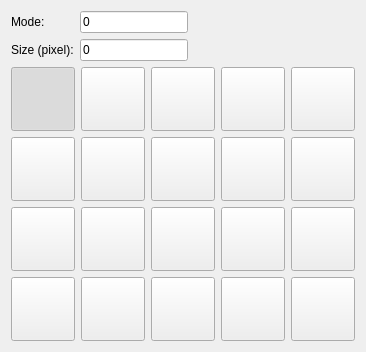
<?xml version="1.0" encoding="UTF-8"?>
<ui version="4.0">
 <class>PointDisplaySettings</class>
 <widget class="QWidget" name="PointDisplaySettings">
  <property name="geometry">
   <rect>
    <x>0</x>
    <y>0</y>
    <width>336</width>
    <height>350</height>
   </rect>
  </property>
  <layout class="QVBoxLayout" name="verticalLayout">
   <item>
    <layout class="QHBoxLayout" name="horizontalLayout">
     <item>
      <layout class="QGridLayout" name="gridLayout_2">
       <item row="0" column="0">
        <widget class="QLabel" name="label_2">
         <property name="text">
          <string>Mode:</string>
         </property>
        </widget>
       </item>
       <item row="0" column="1">
        <widget class="QLineEdit" name="Mode">
         <property name="text">
          <string notr="true">0</string>
         </property>
         <property name="readOnly">
          <bool>true</bool>
         </property>
        </widget>
       </item>
       <item row="1" column="0">
        <widget class="QLabel" name="label">
         <property name="text">
          <string>Size (pixel):</string>
         </property>
        </widget>
       </item>
       <item row="1" column="1">
        <widget class="QLineEdit" name="Size">
         <property name="text">
          <string notr="true">0</string>
         </property>
         <property name="angle" stdset="0">
          <bool>false</bool>
         </property>
         <property name="defaultUnit" stdset="0">
          <number>0</number>
         </property>
        </widget>
       </item>
      </layout>
     </item>
     <item>
      <spacer name="horizontalSpacer_2">
       <property name="orientation">
        <enum>Qt::Horizontal</enum>
       </property>
       <property name="sizeHint" stdset="0">
        <size>
         <width>40</width>
         <height>20</height>
        </size>
       </property>
      </spacer>
     </item>
    </layout>
   </item>
   <item>
    <layout class="QGridLayout" name="gridLayout">
     <item row="2" column="2">
      <widget class="QPushButton" name="Button66">
       <property name="sizePolicy">
        <sizepolicy hsizetype="MinimumExpanding" vsizetype="Fixed">
         <horstretch>0</horstretch>
         <verstretch>0</verstretch>
        </sizepolicy>
       </property>
       <property name="minimumSize">
        <size>
         <width>64</width>
         <height>64</height>
        </size>
       </property>
       <property name="icon">
        <iconset>
         <normaloff>Icons/pd66.svg</normaloff>Icons/pd66.svg</iconset>
       </property>
       <property name="iconSize">
        <size>
         <width>48</width>
         <height>48</height>
        </size>
       </property>
       <property name="checkable">
        <bool>true</bool>
       </property>
       <property name="autoExclusive">
        <bool>true</bool>
       </property>
      </widget>
     </item>
     <item row="0" column="0">
      <widget class="QPushButton" name="Button0">
       <property name="sizePolicy">
        <sizepolicy hsizetype="MinimumExpanding" vsizetype="Fixed">
         <horstretch>0</horstretch>
         <verstretch>0</verstretch>
        </sizepolicy>
       </property>
       <property name="minimumSize">
        <size>
         <width>64</width>
         <height>64</height>
        </size>
       </property>
       <property name="icon">
        <iconset>
         <normaloff>Icons/pd0.svg</normaloff>Icons/pd0.svg</iconset>
       </property>
       <property name="iconSize">
        <size>
         <width>48</width>
         <height>48</height>
        </size>
       </property>
       <property name="checkable">
        <bool>true</bool>
       </property>
       <property name="checked">
        <bool>true</bool>
       </property>
       <property name="autoExclusive">
        <bool>true</bool>
       </property>
       <property name="autoDefault">
        <bool>true</bool>
       </property>
       <property name="default">
        <bool>false</bool>
       </property>
       <property name="flat">
        <bool>false</bool>
       </property>
      </widget>
     </item>
     <item row="3" column="3">
      <widget class="QPushButton" name="Button99">
       <property name="sizePolicy">
        <sizepolicy hsizetype="MinimumExpanding" vsizetype="Fixed">
         <horstretch>0</horstretch>
         <verstretch>0</verstretch>
        </sizepolicy>
       </property>
       <property name="minimumSize">
        <size>
         <width>64</width>
         <height>64</height>
        </size>
       </property>
       <property name="icon">
        <iconset>
         <normaloff>Icons/pd99.svg</normaloff>Icons/pd99.svg</iconset>
       </property>
       <property name="iconSize">
        <size>
         <width>48</width>
         <height>48</height>
        </size>
       </property>
       <property name="checkable">
        <bool>true</bool>
       </property>
       <property name="autoExclusive">
        <bool>true</bool>
       </property>
      </widget>
     </item>
     <item row="1" column="4">
      <widget class="QPushButton" name="Button36">
       <property name="sizePolicy">
        <sizepolicy hsizetype="MinimumExpanding" vsizetype="Fixed">
         <horstretch>0</horstretch>
         <verstretch>0</verstretch>
        </sizepolicy>
       </property>
       <property name="minimumSize">
        <size>
         <width>64</width>
         <height>64</height>
        </size>
       </property>
       <property name="icon">
        <iconset>
         <normaloff>Icons/pd36.svg</normaloff>Icons/pd36.svg</iconset>
       </property>
       <property name="iconSize">
        <size>
         <width>48</width>
         <height>48</height>
        </size>
       </property>
       <property name="checkable">
        <bool>true</bool>
       </property>
       <property name="autoExclusive">
        <bool>true</bool>
       </property>
      </widget>
     </item>
     <item row="1" column="2">
      <widget class="QPushButton" name="Button34">
       <property name="sizePolicy">
        <sizepolicy hsizetype="MinimumExpanding" vsizetype="Fixed">
         <horstretch>0</horstretch>
         <verstretch>0</verstretch>
        </sizepolicy>
       </property>
       <property name="minimumSize">
        <size>
         <width>64</width>
         <height>64</height>
        </size>
       </property>
       <property name="icon">
        <iconset>
         <normaloff>Icons/pd34.svg</normaloff>Icons/pd34.svg</iconset>
       </property>
       <property name="iconSize">
        <size>
         <width>48</width>
         <height>48</height>
        </size>
       </property>
       <property name="checkable">
        <bool>true</bool>
       </property>
       <property name="autoExclusive">
        <bool>true</bool>
       </property>
      </widget>
     </item>
     <item row="3" column="2">
      <widget class="QPushButton" name="Button98">
       <property name="sizePolicy">
        <sizepolicy hsizetype="MinimumExpanding" vsizetype="Fixed">
         <horstretch>0</horstretch>
         <verstretch>0</verstretch>
        </sizepolicy>
       </property>
       <property name="minimumSize">
        <size>
         <width>64</width>
         <height>64</height>
        </size>
       </property>
       <property name="icon">
        <iconset>
         <normaloff>Icons/pd98.svg</normaloff>Icons/pd98.svg</iconset>
       </property>
       <property name="iconSize">
        <size>
         <width>48</width>
         <height>48</height>
        </size>
       </property>
       <property name="checkable">
        <bool>true</bool>
       </property>
       <property name="autoExclusive">
        <bool>true</bool>
       </property>
      </widget>
     </item>
     <item row="2" column="0">
      <widget class="QPushButton" name="Button64">
       <property name="sizePolicy">
        <sizepolicy hsizetype="MinimumExpanding" vsizetype="Fixed">
         <horstretch>0</horstretch>
         <verstretch>0</verstretch>
        </sizepolicy>
       </property>
       <property name="minimumSize">
        <size>
         <width>64</width>
         <height>64</height>
        </size>
       </property>
       <property name="icon">
        <iconset>
         <normaloff>Icons/pd64.svg</normaloff>Icons/pd64.svg</iconset>
       </property>
       <property name="iconSize">
        <size>
         <width>48</width>
         <height>48</height>
        </size>
       </property>
       <property name="checkable">
        <bool>true</bool>
       </property>
       <property name="autoExclusive">
        <bool>true</bool>
       </property>
      </widget>
     </item>
     <item row="0" column="1">
      <widget class="QPushButton" name="Button1">
       <property name="sizePolicy">
        <sizepolicy hsizetype="MinimumExpanding" vsizetype="Fixed">
         <horstretch>0</horstretch>
         <verstretch>0</verstretch>
        </sizepolicy>
       </property>
       <property name="minimumSize">
        <size>
         <width>64</width>
         <height>64</height>
        </size>
       </property>
       <property name="autoFillBackground">
        <bool>false</bool>
       </property>
       <property name="icon">
        <iconset>
         <normaloff>Icons/pd1.svg</normaloff>Icons/pd1.svg</iconset>
       </property>
       <property name="iconSize">
        <size>
         <width>48</width>
         <height>48</height>
        </size>
       </property>
       <property name="checkable">
        <bool>true</bool>
       </property>
       <property name="checked">
        <bool>false</bool>
       </property>
       <property name="autoExclusive">
        <bool>true</bool>
       </property>
      </widget>
     </item>
     <item row="0" column="4">
      <widget class="QPushButton" name="Button4">
       <property name="sizePolicy">
        <sizepolicy hsizetype="MinimumExpanding" vsizetype="Fixed">
         <horstretch>0</horstretch>
         <verstretch>0</verstretch>
        </sizepolicy>
       </property>
       <property name="minimumSize">
        <size>
         <width>64</width>
         <height>64</height>
        </size>
       </property>
       <property name="icon">
        <iconset>
         <normaloff>Icons/pd4.svg</normaloff>Icons/pd4.svg</iconset>
       </property>
       <property name="iconSize">
        <size>
         <width>48</width>
         <height>48</height>
        </size>
       </property>
       <property name="checkable">
        <bool>true</bool>
       </property>
       <property name="autoExclusive">
        <bool>true</bool>
       </property>
      </widget>
     </item>
     <item row="0" column="2">
      <widget class="QPushButton" name="Button2">
       <property name="sizePolicy">
        <sizepolicy hsizetype="MinimumExpanding" vsizetype="Fixed">
         <horstretch>0</horstretch>
         <verstretch>0</verstretch>
        </sizepolicy>
       </property>
       <property name="minimumSize">
        <size>
         <width>64</width>
         <height>64</height>
        </size>
       </property>
       <property name="icon">
        <iconset>
         <normaloff>Icons/pd2.svg</normaloff>Icons/pd2.svg</iconset>
       </property>
       <property name="iconSize">
        <size>
         <width>48</width>
         <height>48</height>
        </size>
       </property>
       <property name="checkable">
        <bool>true</bool>
       </property>
       <property name="autoExclusive">
        <bool>true</bool>
       </property>
      </widget>
     </item>
     <item row="2" column="1">
      <widget class="QPushButton" name="Button65">
       <property name="sizePolicy">
        <sizepolicy hsizetype="MinimumExpanding" vsizetype="Fixed">
         <horstretch>0</horstretch>
         <verstretch>0</verstretch>
        </sizepolicy>
       </property>
       <property name="minimumSize">
        <size>
         <width>64</width>
         <height>64</height>
        </size>
       </property>
       <property name="icon">
        <iconset>
         <normaloff>Icons/pd65.svg</normaloff>Icons/pd65.svg</iconset>
       </property>
       <property name="iconSize">
        <size>
         <width>48</width>
         <height>48</height>
        </size>
       </property>
       <property name="checkable">
        <bool>true</bool>
       </property>
       <property name="autoExclusive">
        <bool>true</bool>
       </property>
      </widget>
     </item>
     <item row="0" column="3">
      <widget class="QPushButton" name="Button3">
       <property name="sizePolicy">
        <sizepolicy hsizetype="MinimumExpanding" vsizetype="Fixed">
         <horstretch>0</horstretch>
         <verstretch>0</verstretch>
        </sizepolicy>
       </property>
       <property name="minimumSize">
        <size>
         <width>64</width>
         <height>64</height>
        </size>
       </property>
       <property name="icon">
        <iconset>
         <normaloff>Icons/pd3.svg</normaloff>Icons/pd3.svg</iconset>
       </property>
       <property name="iconSize">
        <size>
         <width>48</width>
         <height>48</height>
        </size>
       </property>
       <property name="checkable">
        <bool>true</bool>
       </property>
       <property name="autoExclusive">
        <bool>true</bool>
       </property>
      </widget>
     </item>
     <item row="3" column="1">
      <widget class="QPushButton" name="Button97">
       <property name="sizePolicy">
        <sizepolicy hsizetype="MinimumExpanding" vsizetype="Fixed">
         <horstretch>0</horstretch>
         <verstretch>0</verstretch>
        </sizepolicy>
       </property>
       <property name="minimumSize">
        <size>
         <width>64</width>
         <height>64</height>
        </size>
       </property>
       <property name="icon">
        <iconset>
         <normaloff>Icons/pd97.svg</normaloff>Icons/pd97.svg</iconset>
       </property>
       <property name="iconSize">
        <size>
         <width>48</width>
         <height>48</height>
        </size>
       </property>
       <property name="checkable">
        <bool>true</bool>
       </property>
       <property name="autoExclusive">
        <bool>true</bool>
       </property>
      </widget>
     </item>
     <item row="2" column="4">
      <widget class="QPushButton" name="Button68">
       <property name="sizePolicy">
        <sizepolicy hsizetype="MinimumExpanding" vsizetype="Fixed">
         <horstretch>0</horstretch>
         <verstretch>0</verstretch>
        </sizepolicy>
       </property>
       <property name="minimumSize">
        <size>
         <width>64</width>
         <height>64</height>
        </size>
       </property>
       <property name="icon">
        <iconset>
         <normaloff>Icons/pd68.svg</normaloff>Icons/pd68.svg</iconset>
       </property>
       <property name="iconSize">
        <size>
         <width>48</width>
         <height>48</height>
        </size>
       </property>
       <property name="checkable">
        <bool>true</bool>
       </property>
       <property name="autoExclusive">
        <bool>true</bool>
       </property>
      </widget>
     </item>
     <item row="1" column="0">
      <widget class="QPushButton" name="Button32">
       <property name="sizePolicy">
        <sizepolicy hsizetype="MinimumExpanding" vsizetype="Fixed">
         <horstretch>0</horstretch>
         <verstretch>0</verstretch>
        </sizepolicy>
       </property>
       <property name="minimumSize">
        <size>
         <width>64</width>
         <height>64</height>
        </size>
       </property>
       <property name="icon">
        <iconset>
         <normaloff>Icons/pd32.svg</normaloff>Icons/pd32.svg</iconset>
       </property>
       <property name="iconSize">
        <size>
         <width>48</width>
         <height>48</height>
        </size>
       </property>
       <property name="checkable">
        <bool>true</bool>
       </property>
       <property name="autoExclusive">
        <bool>true</bool>
       </property>
      </widget>
     </item>
     <item row="1" column="3">
      <widget class="QPushButton" name="Button35">
       <property name="sizePolicy">
        <sizepolicy hsizetype="MinimumExpanding" vsizetype="Fixed">
         <horstretch>0</horstretch>
         <verstretch>0</verstretch>
        </sizepolicy>
       </property>
       <property name="minimumSize">
        <size>
         <width>64</width>
         <height>64</height>
        </size>
       </property>
       <property name="icon">
        <iconset>
         <normaloff>Icons/pd35.svg</normaloff>Icons/pd35.svg</iconset>
       </property>
       <property name="iconSize">
        <size>
         <width>48</width>
         <height>48</height>
        </size>
       </property>
       <property name="checkable">
        <bool>true</bool>
       </property>
       <property name="autoExclusive">
        <bool>true</bool>
       </property>
      </widget>
     </item>
     <item row="3" column="4">
      <widget class="QPushButton" name="Button100">
       <property name="sizePolicy">
        <sizepolicy hsizetype="MinimumExpanding" vsizetype="Fixed">
         <horstretch>0</horstretch>
         <verstretch>0</verstretch>
        </sizepolicy>
       </property>
       <property name="minimumSize">
        <size>
         <width>64</width>
         <height>64</height>
        </size>
       </property>
       <property name="icon">
        <iconset>
         <normaloff>Icons/pd100.svg</normaloff>Icons/pd100.svg</iconset>
       </property>
       <property name="iconSize">
        <size>
         <width>48</width>
         <height>48</height>
        </size>
       </property>
       <property name="checkable">
        <bool>true</bool>
       </property>
       <property name="autoExclusive">
        <bool>true</bool>
       </property>
      </widget>
     </item>
     <item row="1" column="1">
      <widget class="QPushButton" name="Button33">
       <property name="sizePolicy">
        <sizepolicy hsizetype="MinimumExpanding" vsizetype="Fixed">
         <horstretch>0</horstretch>
         <verstretch>0</verstretch>
        </sizepolicy>
       </property>
       <property name="minimumSize">
        <size>
         <width>64</width>
         <height>64</height>
        </size>
       </property>
       <property name="icon">
        <iconset>
         <normaloff>Icons/pd33.svg</normaloff>Icons/pd33.svg</iconset>
       </property>
       <property name="iconSize">
        <size>
         <width>48</width>
         <height>48</height>
        </size>
       </property>
       <property name="checkable">
        <bool>true</bool>
       </property>
       <property name="autoExclusive">
        <bool>true</bool>
       </property>
      </widget>
     </item>
     <item row="2" column="3">
      <widget class="QPushButton" name="Button67">
       <property name="sizePolicy">
        <sizepolicy hsizetype="MinimumExpanding" vsizetype="Fixed">
         <horstretch>0</horstretch>
         <verstretch>0</verstretch>
        </sizepolicy>
       </property>
       <property name="minimumSize">
        <size>
         <width>64</width>
         <height>64</height>
        </size>
       </property>
       <property name="icon">
        <iconset>
         <normaloff>Icons/pd67.svg</normaloff>Icons/pd67.svg</iconset>
       </property>
       <property name="iconSize">
        <size>
         <width>48</width>
         <height>48</height>
        </size>
       </property>
       <property name="checkable">
        <bool>true</bool>
       </property>
       <property name="autoExclusive">
        <bool>true</bool>
       </property>
      </widget>
     </item>
     <item row="3" column="0">
      <widget class="QPushButton" name="Button96">
       <property name="sizePolicy">
        <sizepolicy hsizetype="MinimumExpanding" vsizetype="Fixed">
         <horstretch>0</horstretch>
         <verstretch>0</verstretch>
        </sizepolicy>
       </property>
       <property name="minimumSize">
        <size>
         <width>64</width>
         <height>64</height>
        </size>
       </property>
       <property name="icon">
        <iconset>
         <normaloff>Icons/pd96.svg</normaloff>Icons/pd96.svg</iconset>
       </property>
       <property name="iconSize">
        <size>
         <width>48</width>
         <height>48</height>
        </size>
       </property>
       <property name="checkable">
        <bool>true</bool>
       </property>
       <property name="autoExclusive">
        <bool>true</bool>
       </property>
      </widget>
     </item>
    </layout>
   </item>
   <item>
    <spacer name="verticalSpacer">
     <property name="orientation">
      <enum>Qt::Vertical</enum>
     </property>
     <property name="sizeHint" stdset="0">
      <size>
       <width>20</width>
       <height>3</height>
      </size>
     </property>
    </spacer>
   </item>
  </layout>
 </widget>
 <tabstops>
  <tabstop>Mode</tabstop>
  <tabstop>Size</tabstop>
  <tabstop>Button0</tabstop>
  <tabstop>Button1</tabstop>
  <tabstop>Button2</tabstop>
  <tabstop>Button3</tabstop>
  <tabstop>Button4</tabstop>
  <tabstop>Button32</tabstop>
  <tabstop>Button33</tabstop>
  <tabstop>Button34</tabstop>
  <tabstop>Button35</tabstop>
  <tabstop>Button36</tabstop>
  <tabstop>Button64</tabstop>
  <tabstop>Button65</tabstop>
  <tabstop>Button66</tabstop>
  <tabstop>Button67</tabstop>
  <tabstop>Button68</tabstop>
  <tabstop>Button96</tabstop>
  <tabstop>Button97</tabstop>
  <tabstop>Button98</tabstop>
  <tabstop>Button99</tabstop>
  <tabstop>Button100</tabstop>
 </tabstops>
 <resources/>
 <connections/>
</ui>
